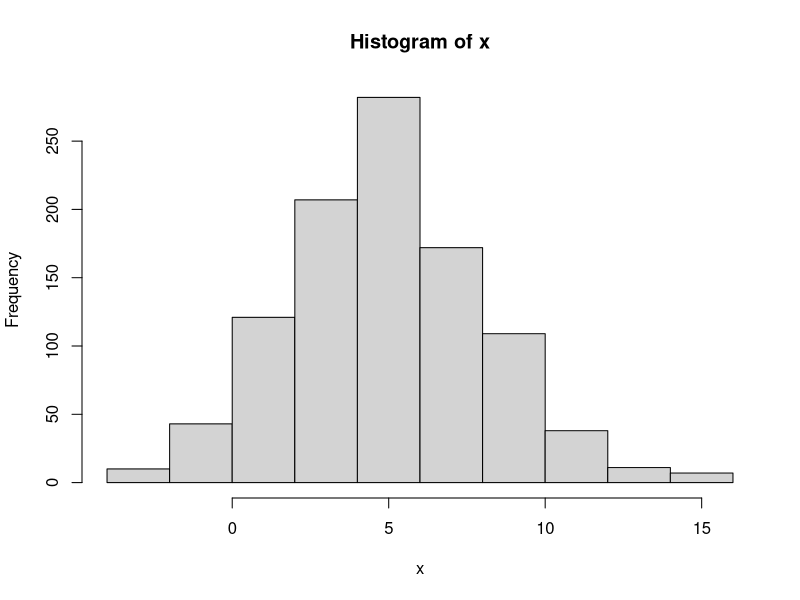
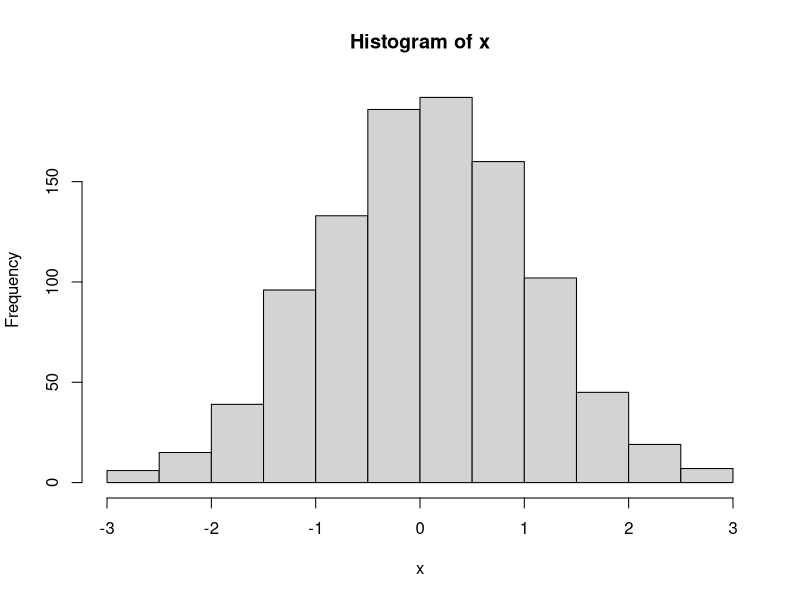
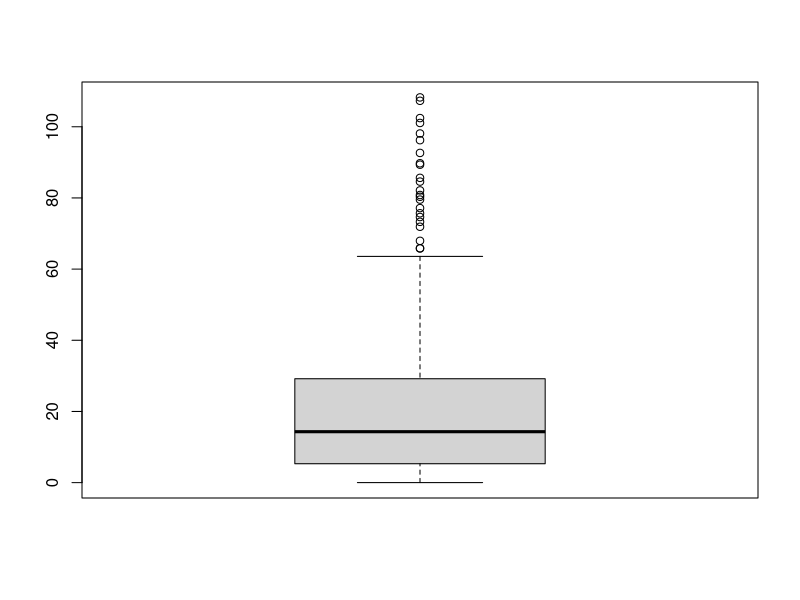

Generate these figures, in order, with R:
#muestra_normal
x <- rnorm(1000, mean=5, sd=3)
hist(x)
#muestra_normal_estandar
x <- rnorm(1000, mean=0, sd=1)
hist(x)

#pregunta2

x <- rexp(500, rate=1/20)
#A)
mean(x)
#El valor es mayor que el valor esperado de la distribución
#B

#C)
boxplot(x)
#Sí, el gráfico de caja y bigotes tiene valores extremos, outliers, 